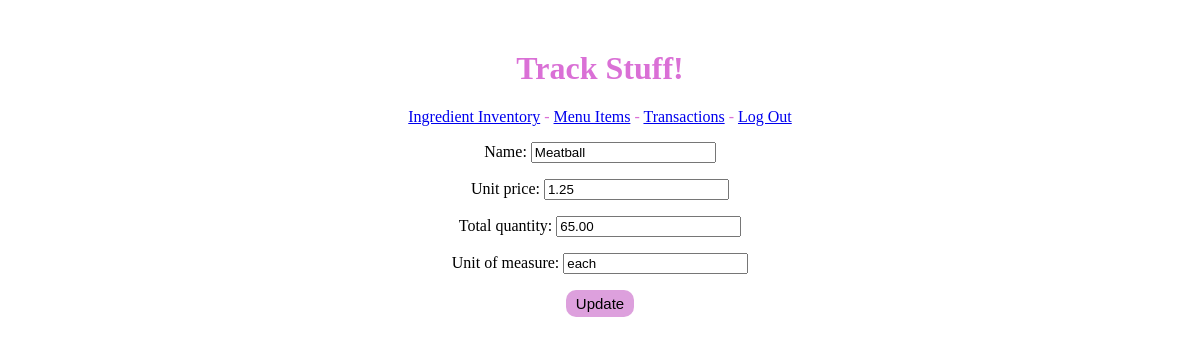
/ingredients/2/updateingredient (signed in), run on the app's committed database.
### inventory/models.py (models this page shows, shortened)
class Ingredient(models.Model):
    name = models.CharField(max_length=50)
    unit_price = models.DecimalField(max_digits=10, decimal_places=2)
    total_quantity = models.DecimalField(max_digits=10, decimal_places=2)
    unit_of_measure = models.CharField(max_length=10, blank=True)
    value = models.DecimalField(max_digits=10, decimal_places=2, blank=True, null=True)

### inventory/views.py (the view)
# urls.py: path("ingredients/<pk>/updateingredient", views.IngredientUpdate.as_view(), name='ingredient_update'),
class IngredientUpdate(LoginRequiredMixin, UpdateView):
    model = Ingredient
    form_class = IngredientForm
    template_name = 'inventory/ingredient_update_form.html'
    success_url = '/ingredients'

### inventory/forms.py
class IngredientForm(forms.ModelForm):
    class Meta:
        model = Ingredient
        fields = ["name", "unit_price", "total_quantity", "unit_of_measure"]

### inventory/templates/inventory/ingredient_update_form.html (shortened to what this page needs)
{% extends 'inventory/base.html' %}
{% load static %}
{% block head %}
    <link rel="stylesheet" href="{% static 'inventory/style.css' %}">
{% endblock %}
{% block content %}
    <form method="POST">
        {{form.as_p}}
        <input class="Submit" type="submit" value="Update"/>
    </form>
{% endblock %}

### inventory/static/inventory/style.css (style rules this page uses)
input[class='Submit'] { background-color: plum; text-align: center; padding: 5px 10px; font-size: 15px; border: none; border-radius: 10px; cursor: pointer }

### inventory/templates/inventory/base.html (style rules this page uses)
body { text-align: center; margin-top:50px }

### data on the page
Ingredient: name "Meatball", unit_price "1.25", total_quantity "65.00", unit_of_measure "each"
